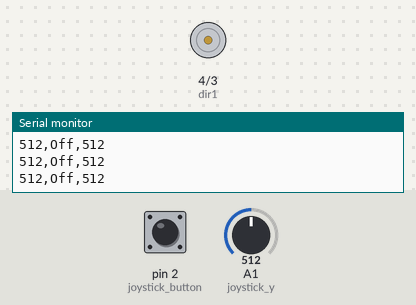
A sketch run on a simulated Arduino Uno, built with avr-gcc and run on an emulated ATmega328P. On the bench: motor-driver pin pairs drawn as motors (green arrow = first pin HIGH = forward, orange = second pin HIGH = backward, longer = more drive, scaled by the enable pin), the last lines printed to the serial monitor. The test bench sets the inputs (shaded band); at power-on: A1 (joystick_y) = 512, pin 2 (joystick_button) HIGH.

Above: at 1.2 s.
1.3 s: A1 (joystick_y) set to 593
2.8 s: A1 (joystick_y) set to 600
4.3 s: A1 (joystick_y) set to 390
At 5.1 s:
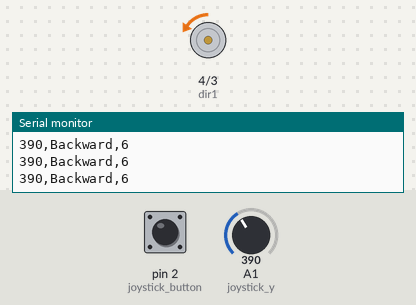
5.8 s: A1 (joystick_y) set to 410
At 6.6 s:
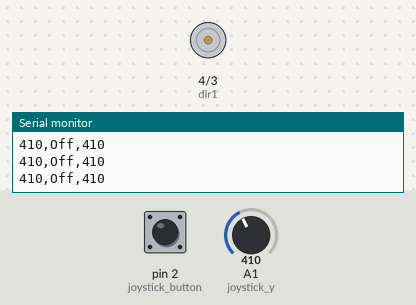
Timing chart, 0 to 8.8 s (numbered marks = the images above; inputs shaded):
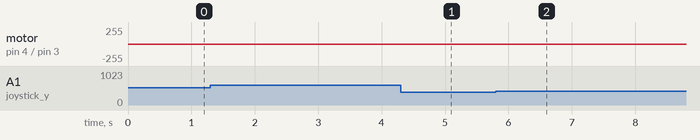

The sketch:

dc_motor_potentiometer_control.ino
```cpp
/*
 Using an H Bridge and joystick to turn on a motor with variable speed and direction.

 The analogWrite() function uses PWM, so if
 you want to change the pin you're using, be
 sure to use another PWM capable pin. On most
 Arduinos, the PWM pins are identified with
 a "~" sign, like ~3, ~5, ~6, ~9, ~10 and ~11.
 */

int enable = 5; // the PWM-capable digital pin the transistor is attached to
int dir1 = 4;   // direction 1 pin
int dir2 = 3;   // direction 2 pin
int intensity = 0;    // how fast the motor should spin from 0 to 255
int joystick_y = A1;  // read one joystick axis
int joystick_button = 2;  // read built-in joystick button
int button_pressed = 0;
bool activate = true; // boolean value to toggle motor on/off

// the setup routine runs once when powered on or you press reset:
void setup() {
  // declare output pin to be an output:
  pinMode(enable, OUTPUT);  // enable pin is an output
  pinMode(dir1, OUTPUT);    // direction 1 pin is an output
  pinMode(dir2, OUTPUT);    // direction 2 pin is an output
  // declare analog input pin to be a normal input:
  pinMode(joystick_y, INPUT);
  // declare digital input pin to be an input with a big resistor that pulls the signal to high by default
  pinMode(joystick_button, INPUT_PULLUP);
  // start serial communication so we can view the data using the Serial Plotter or Monitor
  Serial.begin(9600);
}

// the loop routine runs over and over again as long as the Arduino has power:
void loop() {
  // activate and deactivate the system using the joystick push button like a toggle switch
  button_pressed = digitalRead(joystick_button);
    if(button_pressed == 0){ // if joystick button is pressed, should be LOW when pressed due to INPUT_PULLUP
    activate = !activate;// toggle activate variable, consider using not operator (!) or if/else here
    // this is very similar to the toggle button code - here we're toggling the motor to be on and off
    delay(500);   // toggle button debounce
    }

  if(activate==true){  // if the system is activated
  // read horizontal joystick axis potentiometer value
  intensity = analogRead(joystick_y);
  // serial.print the raw analogRead data which will show values from 0 to 1023
  Serial.print(intensity);Serial.print(",");
  // the analogRead function outputs a 10 bit signal, or a maximum of 2^10 = 1024 data points
  // the analogWrite function outputs an 8 bit signal, or a maximum of 2^8 = 256 data points
  // we need to map the 10 bit analogRead range from 0-1023 or the 8 bit analogWrite range from 0-255
  if (intensity >= 600){ // if joystick pushed to the right, intensity is above 600
    Serial.print("Forward,");
    intensity = map(intensity,600,1023,0, 255);
    analogWrite(enable, intensity);// use analogWrite to write intensity to the enable pin
    // use two digitalWrites to make the motor spin in one direction (clockwise)
    digitalWrite(dir1, HIGH);
    digitalWrite(dir2, LOW);

  }
  else if ( intensity <= 400 ){ // if joystick pushed to the left, intensity is below 400
    Serial.print("Backward,");
    intensity = map(intensity,400,0,0, 255);  // map
    analogWrite(enable, intensity);// use analogWrite to write intensity to the enable pin
    // use two digitalWrites to make the motor spin in the other direction (counter-clockwise)
    digitalWrite(dir1, LOW);
    digitalWrite(dir2, HIGH);

  }
  else if ( intensity > 400 && intensity < 600) { // if joystick is idle in the center, intensity is between 400 to 600
    Serial.print("Off,");
    analogWrite(enable, 0);// use analogWrite to output 0 to the enable pin
    // use two digitalWrites to make the motor not spin in either direction (i.e. set both LOW)
    digitalWrite(dir1, LOW);
    digitalWrite(dir2, LOW);

  }
  // serial.print the mapped intensity values which will show values from 0 to 255 for forward and backward
  Serial.print(intensity);Serial.println("");
  }

  // if the system is deactivated, turn off the motor
  else{
    Serial.println("Deactivated");
    // analogWrite 0 to the enable pin so it doesn't spin
    // use two digitalWrites to make the motor not spin in either direction (i.e. set both LOW)

  }

  delay(100); // overall system delay to slow things down
}
```

Measured:
- after the input at 4.3 s, motor on pin 4 (dir1) / pin 3 (dir2): stopped → backward 6/255 at once
- after the input at 5.8 s, motor on pin 4 (dir1) / pin 3 (dir2): backward 6/255 → stopped at once
